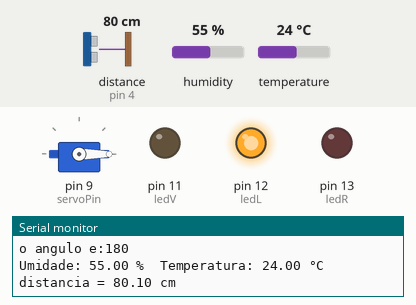
Simulated run of this sketch. Board: Arduino Uno, built with avr-gcc and run on an emulated ATmega328P. Shown: servo, output pins drawn as LEDs (lit = HIGH), the last lines printed to the serial monitor. Wiring (inferred from the names in the program): ultrasonic range finder: trigger pin 5; echo pin 4. Inputs (shaded band) come from the test bench; at power-on: distance to the obstacle (sensor on pin 4) 80 cm, humidity 55 %, temperature 24 °C. The echo pulse lasts 58.3 µs per cm; pins used as bus, display or sensor lines are not drawn.

Above: at 7.4 s.
7.5 s: distance to the obstacle (sensor on pin 4) set to 23 cm
16.9 s: distance to the obstacle (sensor on pin 4) set to 18 cm
At 20.2 s:
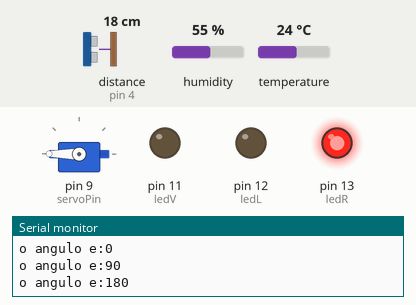
21.9 s: distance to the obstacle (sensor on pin 4) set to 120 cm
At 26.4 s:
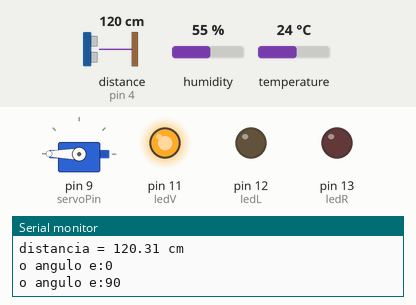
27.5 s: distance to the obstacle (sensor on pin 4) set to 104 cm
At 34.0 s:
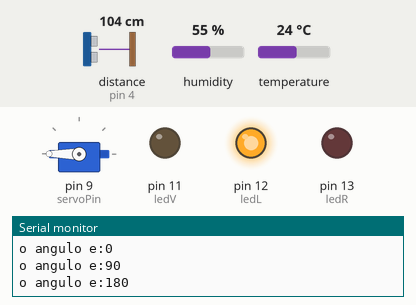
34.3 s: distance to the obstacle (sensor on pin 4) set to 2 cm
At 38.5 s:
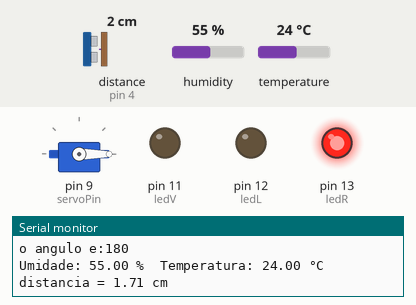
Timing chart, 0 to 41.2 s (numbered marks = the images above; inputs shaded):
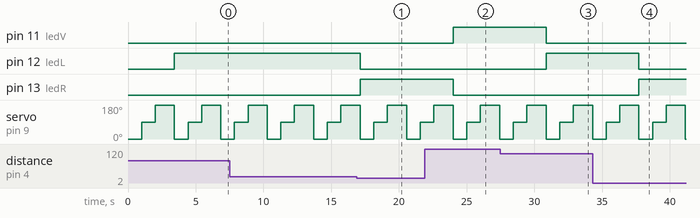

The sketch:

umidade__temperatura__distancia__servo_motor.ino
```cpp
#include <Servo.h>
 // umidade
#include <DHT.h>

#define DHTPIN 8     // Define o pino ao qual o sensor DHT11 está conectado
#define DHTTYPE DHT11   // Define o tipo de sensor DHT (DHT11 neste caso)

DHT dht(DHTPIN, DHTTYPE);


int servoPin = 9;

// distancia
const int trig = 5;
const int echo = 4;
const int ledR = 13;
const int ledL = 12;
const int ledV = 11;
float dist = 0;

// objeto do tipo Servo
Servo servoMotor;


void setup() {
// servo motor

  pinMode(servoPin, OUTPUT);
  Serial.begin(9600);

  // Anexa o objeto do tipo Servo ao pino do servo motor
  servoMotor.attach(servoPin);

// umidade
   Serial.begin(9600);
  dht.begin();

// distancia

 Serial.begin(9600);
  pinMode (ledR, OUTPUT);
  pinMode (ledL, OUTPUT);
  pinMode (ledV, OUTPUT);
  pinMode (trig, OUTPUT);
  pinMode (echo, INPUT);

}

void loop() {

  // motor

  servoMotor.write(0);
  delay(1000);
  Serial.println("o angulo e:" + String(servoMotor.read()));


  servoMotor.write(90);
  delay(1000);
  Serial.println("o angulo e:" + String(servoMotor.read()));


  servoMotor.write(180);
  delay(1000);
  Serial.println("o angulo e:" + String(servoMotor.read()));

  delay(200);  // Aguarda 2 segundos entre as leituras

  // umidade

  float umidade = dht.readHumidity();
  float temperatura = dht.readTemperature();

  // Verifica se a leitura do sensor foi bem-sucedida
  if (isnan(umidade) || isnan(temperatura)) {
    Serial.println("Erro ao ler o sensor DHT!");
  }

  else {
    Serial.print("Umidade: ");
    Serial.print(umidade);
    Serial.print(" %\t");
    Serial.print("Temperatura: ");
    Serial.print(temperatura);
    Serial.println(" °C");
  }

  // distancia
    digitalWrite(trig, LOW);
  delayMicroseconds(5);
  digitalWrite (trig, HIGH);
  delayMicroseconds (10);
  digitalWrite (trig, LOW);

  dist = pulseIn (echo, HIGH);
  dist = dist / 58;  //converte para cm
  Serial.print("distancia = ");
  Serial.print (dist);
  Serial.print (" cm");
  Serial.write (10);
  delay (200);

  if (dist <= 20 )
  {
    digitalWrite (ledR, HIGH);
    digitalWrite (ledL, LOW);
    digitalWrite (ledV, LOW);

  }

  else if ( dist >20 && dist <= 110)
  {
    digitalWrite (ledR, LOW);
    digitalWrite (ledL, HIGH);
    digitalWrite (ledV, LOW);
  }
  else
  {
    digitalWrite (ledR, LOW);
    digitalWrite (ledL, LOW);
    digitalWrite (ledV, HIGH);
  }

}
```

Measured:
- the behaviour switches between 21 and 20 cm on distance to the obstacle (sensor on pin 4) (found by bisection; images 0 and 1)
- the behaviour switches between 110 and 109 cm on distance to the obstacle (sensor on pin 4) (found by bisection; images 2 and 3)
- after the input at 16.9 s, pin 12 (ledL): HIGH → LOW after 0.24 s; pin 13 (ledR): LOW → HIGH after 0.24 s
- after the input at 21.9 s, pin 11 (ledV): LOW → HIGH after 2.1 s; pin 13 (ledR): HIGH → LOW after 2.1 s
- after the input at 27.5 s, pin 11 (ledV): HIGH → LOW after 3.4 s; pin 12 (ledL): LOW → HIGH after 3.4 s
- after the input at 34.3 s, pin 12 (ledL): HIGH → LOW after 3.4 s; pin 13 (ledR): LOW → HIGH after 3.4 s
- by itself, servo on pin 9 (servoPin): repeats every 3.4 s: 180° 1.4 s, 0° 1.0 s, 90° 1.0 s
